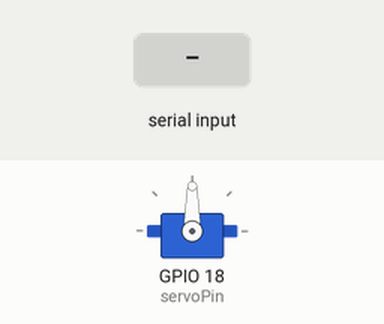
Bench run of a sketch on a simulated ESP32. Parts: servo. The inputs (shaded band) are chosen by the test bench.

Above: at 1.2 s.
1.3 s: "30,150\n" received over Serial
At 3.5 s:
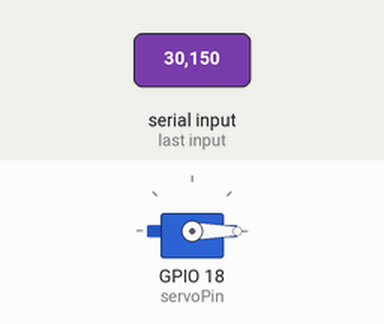
3.8 s: "90,45\n" received over Serial
At 4.2 s:
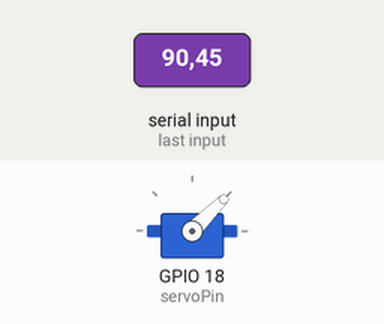
6.3 s: "200\n" received over Serial
At 6.7 s:
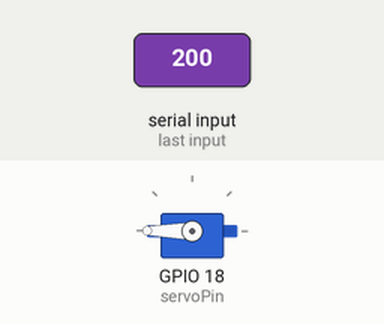
Timing chart, 0 to 9.3 s (numbered marks = the images above; inputs shaded):
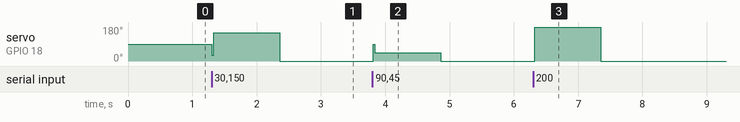

The sketch:

servo.ino
```cpp
#include <ESP32Servo.h>

Servo myservo;  // create a servo object

int servoPin = 18; // replace with your chosen PWM pin

void setup() {
  // start serial communication
  myservo.attach(servoPin); // attach the servo to the pin
Serial.begin(115200) ;

}

void loop() {
if(Serial.available()){

  int angle = Serial.parseInt() ;
  myservo.write(angle) ;
}
delay(25) ;

}
```

Measured:
- after the input at 1.3 s, servo on GPIO 18 (servoPin): 90° → 150° at once, → 0° 1.1 s later
- after the input at 3.8 s, servo on GPIO 18 (servoPin): 0° → 45° at once, → 0° 1.1 s later
- after the input at 6.3 s, servo on GPIO 18 (servoPin): 0° → 180° at once, → 0° 1.0 s later
